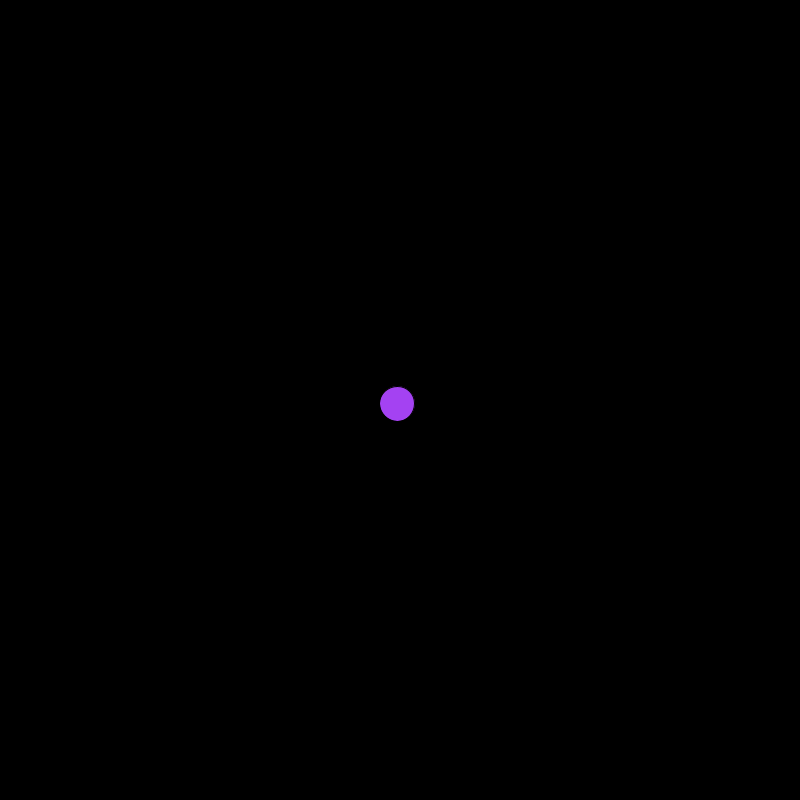
Frame 1 (no input)
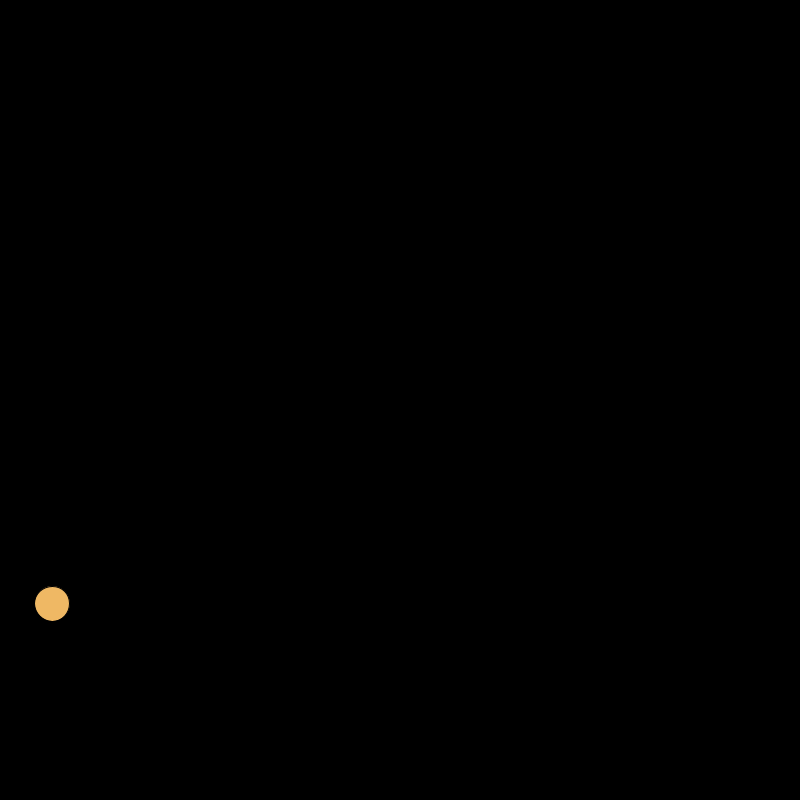
Frame 60 (the mouse pressed at the canvas centre just before this capture)
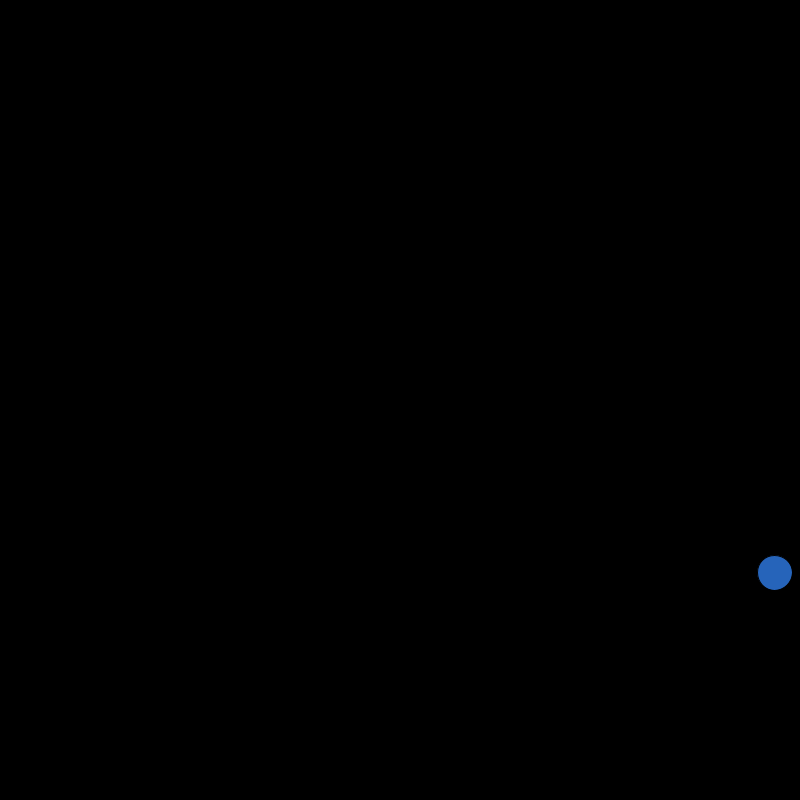
Frame 120 (the mouse held since frame 60 and released just before this capture)

The Processing sketch that drew these frames (run headless with seeded random() and noise(); from frame 60 on, the mouse is pressed at the canvas centre):

// Processing sketch: Wanderer
// ── Wanderer.pde
float x,y,velx,vely,accelx,accely,sz;
void setup(){
  size(800,800);
  x=width/2;
  y=height/2;
  velx= 0;
  vely= 0;
  sz=35;
}
void draw(){
  background(0);
  fill(random(255),random(255),random(255));
  

  accelx=random(-5,5);
  accely=random(-5,5);
  velx+= accelx;
  vely+= accely;
  x+=velx;
  y+=vely;
  ellipse(x,y,sz,sz);
 if(x > width + sz/2){
   x=-sz/2;
 }
 if(x < -sz/2){
  x = width + sz/2; 
 }
 if(y > height + sz/2){
   y= -sz/2;
 }
 if(y < -sz/2){
  y = height + sz/2; 
 }
 
}
